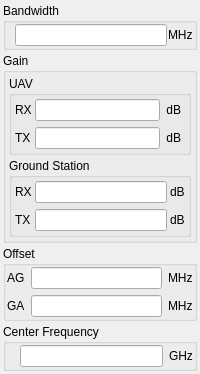
            <widget class="QWidget" name="tab_2">
             <attribute name="title">
              <string>LoRa</string>
             </attribute>
             <layout class="QVBoxLayout" name="verticalLayout_5" stretch="3,5,5,3">
              <property name="spacing">
               <number>3</number>
              </property>
              <property name="leftMargin">
               <number>3</number>
              </property>
              <property name="topMargin">
               <number>3</number>
              </property>
              <property name="rightMargin">
               <number>3</number>
              </property>
              <property name="bottomMargin">
               <number>3</number>
              </property>
              <item>
               <widget class="QGroupBox" name="groupBox_9">
                <property name="title">
                 <string>Bandwidth</string>
                </property>
                <layout class="QHBoxLayout" name="horizontalLayout_5">
                 <property name="spacing">
                  <number>1</number>
                 </property>
                 <property name="leftMargin">
                  <number>1</number>
                 </property>
                 <property name="topMargin">
                  <number>1</number>
                 </property>
                 <property name="rightMargin">
                  <number>1</number>
                 </property>
                 <property name="bottomMargin">
                  <number>1</number>
                 </property>
                 <item>
                  <widget class="QLabel" name="label_19">
                   <property name="text">
                    <string/>
                   </property>
                  </widget>
                 </item>
                 <item>
                  <widget class="QLineEdit" name="lineEdit_10">
                   <property name="alignment">
                    <set>Qt::AlignRight|Qt::AlignTrailing|Qt::AlignVCenter</set>
                   </property>
                  </widget>
                 </item>
                 <item>
                  <widget class="QLabel" name="label_20">
                   <property name="text">
                    <string>MHz</string>
                   </property>
                  </widget>
                 </item>
                </layout>
               </widget>
              </item>
              <item>
               <widget class="QGroupBox" name="groupBox_10">
                <property name="title">
                 <string>Gain</string>
                </property>
                <layout class="QVBoxLayout" name="verticalLayout_12">
                 <property name="spacing">
                  <number>3</number>
                 </property>
                 <property name="leftMargin">
                  <number>3</number>
                 </property>
                 <property name="topMargin">
                  <number>3</number>
                 </property>
                 <property name="rightMargin">
                  <number>3</number>
                 </property>
                 <property name="bottomMargin">
                  <number>3</number>
                 </property>
                 <item>
                  <widget class="QGroupBox" name="groupBox_27">
                   <property name="title">
                    <string>UAV</string>
                   </property>
                   <layout class="QGridLayout" name="gridLayout_10">
                    <property name="leftMargin">
                     <number>3</number>
                    </property>
                    <property name="topMargin">
                     <number>3</number>
                    </property>
                    <property name="rightMargin">
                     <number>3</number>
                    </property>
                    <property name="bottomMargin">
                     <number>3</number>
                    </property>
                    <property name="horizontalSpacing">
                     <number>3</number>
                    </property>
                    <item row="0" column="1">
                     <widget class="QLineEdit" name="lineEdit_17">
                      <property name="alignment">
                       <set>Qt::AlignRight|Qt::AlignTrailing|Qt::AlignVCenter</set>
                      </property>
                     </widget>
                    </item>
                    <item row="1" column="0">
                     <widget class="QLabel" name="label_37">
                      <property name="text">
                       <string>TX</string>
                      </property>
                     </widget>
                    </item>
                    <item row="1" column="1">
                     <widget class="QLineEdit" name="lineEdit_18">
                      <property name="alignment">
                       <set>Qt::AlignRight|Qt::AlignTrailing|Qt::AlignVCenter</set>
                      </property>
                     </widget>
                    </item>
                    <item row="0" column="0">
                     <widget class="QLabel" name="label_38">
                      <property name="text">
                       <string>RX</string>
                      </property>
                     </widget>
                    </item>
                    <item row="0" column="2">
                     <widget class="QLabel" name="label_39">
                      <property name="text">
                       <string> dB </string>
                      </property>
                     </widget>
                    </item>
                    <item row="1" column="2">
                     <widget class="QLabel" name="label_40">
                      <property name="text">
                       <string> dB </string>
                      </property>
                     </widget>
                    </item>
                   </layout>
                  </widget>
                 </item>
                 <item>
                  <widget class="QGroupBox" name="groupBox_30">
                   <property name="title">
                    <string>Ground Station</string>
                   </property>
                   <layout class="QGridLayout" name="gridLayout_11">
                    <property name="leftMargin">
                     <number>3</number>
                    </property>
                    <property name="topMargin">
                     <number>3</number>
                    </property>
                    <property name="rightMargin">
                     <number>3</number>
                    </property>
                    <property name="bottomMargin">
                     <number>3</number>
                    </property>
                    <property name="horizontalSpacing">
                     <number>3</number>
                    </property>
                    <item row="0" column="0">
                     <widget class="QLabel" name="label_41">
                      <property name="text">
                       <string>RX</string>
                      </property>
                     </widget>
                    </item>
                    <item row="0" column="1">
                     <widget class="QLineEdit" name="lineEdit_19">
                      <property name="alignment">
                       <set>Qt::AlignRight|Qt::AlignTrailing|Qt::AlignVCenter</set>
                      </property>
                     </widget>
                    </item>
                    <item row="1" column="1">
                     <widget class="QLineEdit" name="lineEdit_20">
                      <property name="alignment">
                       <set>Qt::AlignRight|Qt::AlignTrailing|Qt::AlignVCenter</set>
                      </property>
                     </widget>
                    </item>
                    <item row="1" column="0">
                     <widget class="QLabel" name="label_42">
                      <property name="text">
                       <string>TX</string>
                      </property>
                     </widget>
                    </item>
                    <item row="0" column="2">
                     <widget class="QLabel" name="label_43">
                      <property name="text">
                       <string>dB</string>
                      </property>
                     </widget>
                    </item>
                    <item row="1" column="2">
                     <widget class="QLabel" name="label_44">
                      <property name="text">
                       <string>dB</string>
                      </property>
                     </widget>
                    </item>
                   </layout>
                  </widget>
                 </item>
                </layout>
               </widget>
              </item>
              <item>
               <widget class="QGroupBox" name="groupBox_8">
                <property name="title">
                 <string>Offset</string>
                </property>
                <layout class="QGridLayout" name="gridLayout_6" columnstretch="0,0,0">
                 <property name="leftMargin">
                  <number>1</number>
                 </property>
                 <property name="topMargin">
                  <number>1</number>
                 </property>
                 <property name="rightMargin">
                  <number>1</number>
                 </property>
                 <property name="bottomMargin">
                  <number>1</number>
                 </property>
                 <item row="1" column="2">
                  <widget class="QLabel" name="label_15">
                   <property name="text">
                    <string>MHz</string>
                   </property>
                  </widget>
                 </item>
                 <item row="0" column="2">
                  <widget class="QLabel" name="label_16">
                   <property name="text">
                    <string>MHz</string>
                   </property>
                  </widget>
                 </item>
                 <item row="1" column="0">
                  <widget class="QLabel" name="label_17">
                   <property name="text">
                    <string>GA</string>
                   </property>
                  </widget>
                 </item>
                 <item row="0" column="0">
                  <widget class="QLabel" name="label_18">
                   <property name="text">
                    <string>AG</string>
                   </property>
                  </widget>
                 </item>
                 <item row="1" column="1">
                  <widget class="QLineEdit" name="lineEdit_8">
                   <property name="alignment">
                    <set>Qt::AlignRight|Qt::AlignTrailing|Qt::AlignVCenter</set>
                   </property>
                  </widget>
                 </item>
                 <item row="0" column="1">
                  <widget class="QLineEdit" name="lineEdit_9">
                   <property name="alignment">
                    <set>Qt::AlignRight|Qt::AlignTrailing|Qt::AlignVCenter</set>
                   </property>
                  </widget>
                 </item>
                </layout>
               </widget>
              </item>
              <item>
               <widget class="QGroupBox" name="groupBox_7">
                <property name="title">
                 <string>Center Frequency</string>
                </property>
                <layout class="QGridLayout" name="gridLayout_5" columnstretch="0,0,0">
                 <property name="leftMargin">
                  <number>1</number>
                 </property>
                 <property name="topMargin">
                  <number>1</number>
                 </property>
                 <property name="rightMargin">
                  <number>1</number>
                 </property>
                 <property name="bottomMargin">
                  <number>1</number>
                 </property>
                 <item row="0" column="2">
                  <widget class="QLabel" name="label_13">
                   <property name="text">
                    <string>GHz</string>
                   </property>
                  </widget>
                 </item>
                 <item row="0" column="1">
                  <widget class="QLineEdit" name="lineEdit_7">
                   <property name="alignment">
                    <set>Qt::AlignRight|Qt::AlignTrailing|Qt::AlignVCenter</set>
                   </property>
                  </widget>
                 </item>
                 <item row="0" column="0">
                  <widget class="QLabel" name="label_14">
                   <property name="text">
                    <string/>
                   </property>
                  </widget>
                 </item>
                </layout>
               </widget>
              </item>
             </layout>
            </widget>
